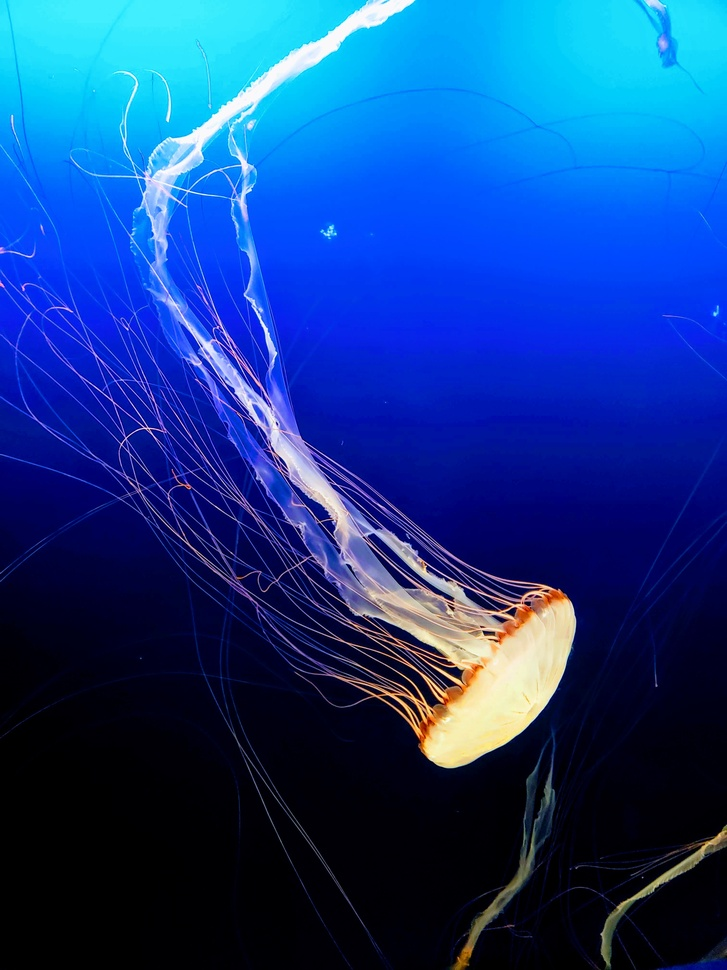
#> input picture 11_imageops/jellyfish.jpg, 727 x 970 px, shrunk from 3024 x 4032 before the run
$ python apply_solarize.py
#> lines starting #> are read from the running program, lines starting #| are printed output that depends on the picture
# apply_solarize.py

from PIL import Image, ImageOps


def solarize(image_path, output_path, threshold=128):
#> called with image_path = 'jellyfish.jpg', output_path = 'jelly_solarize.jpg', threshold = 128
    image = Image.open(image_path)
#> image is the input picture: PIL image 727x970 RGB; mean R, G, B 19.5, 61.9, 136.8
    converted_image = ImageOps.solarize(image, threshold=threshold)
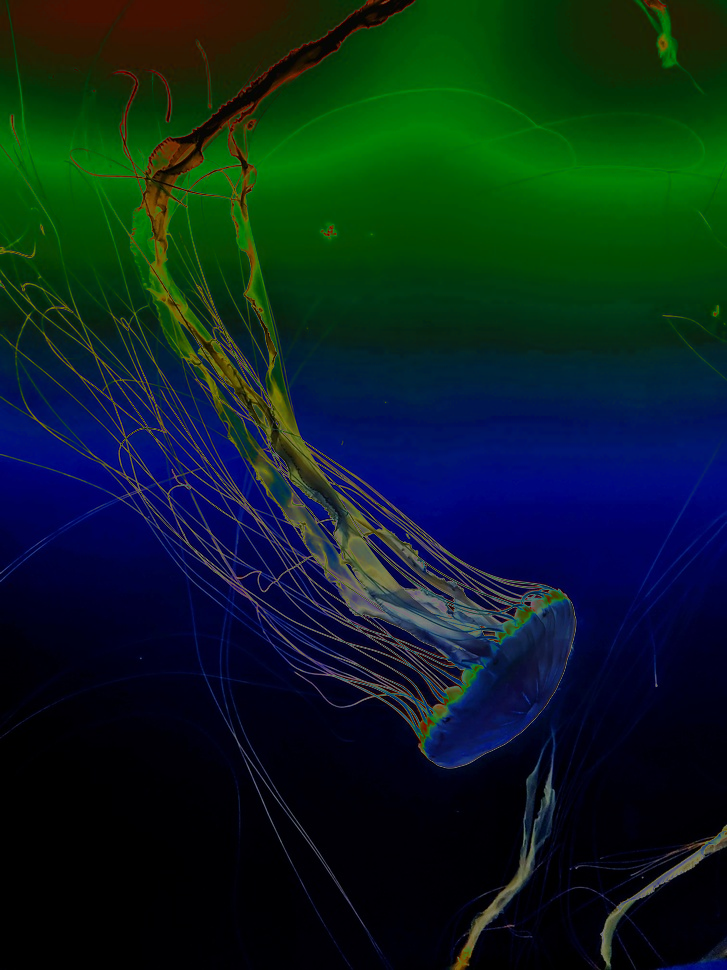
#> converted_image: PIL image 727x970 RGB; mean R, G, B 9.9, 33.5, 32.4
    converted_image.save(output_path)


if __name__ == "__main__":
    solarize("jellyfish.jpg", "jelly_solarize.jpg")

$ run again, with 11_imageops/flower_border.jpg copied over 11_imageops/jellyfish.jpg
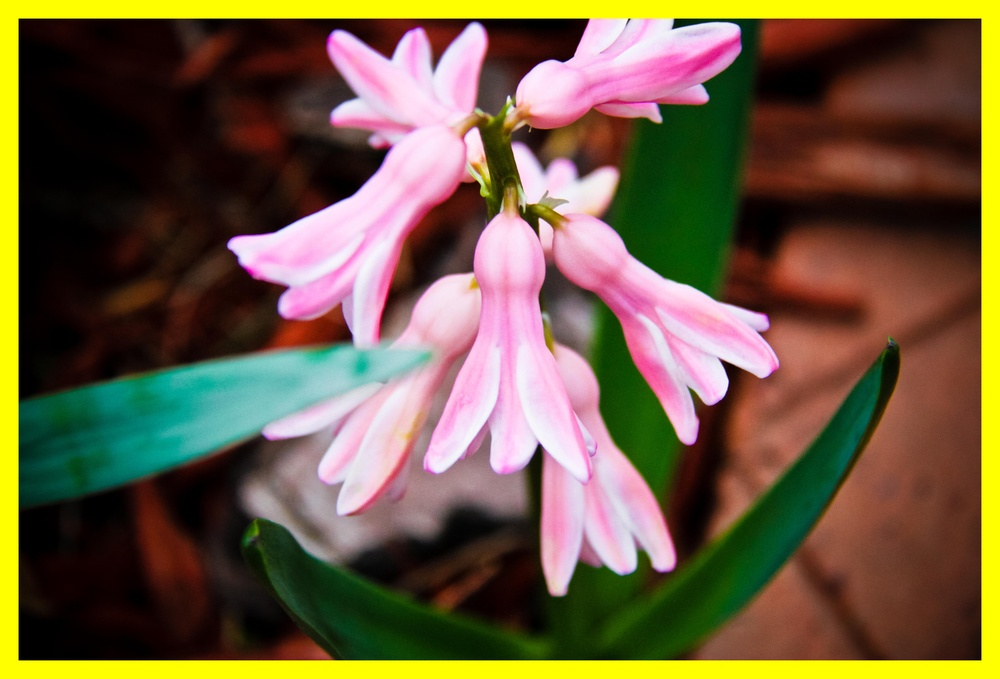
#> input picture 11_imageops/flower_border.jpg, 1000 x 679 px, shrunk from 5384 x 3656 before the run
#> in solarize, image is the input picture: PIL image 1000x679 RGB; mean R, G, B 111.1, 92.9, 65.3
#> in solarize, `converted_image = ImageOps.solarize(image, threshold=threshold)`:
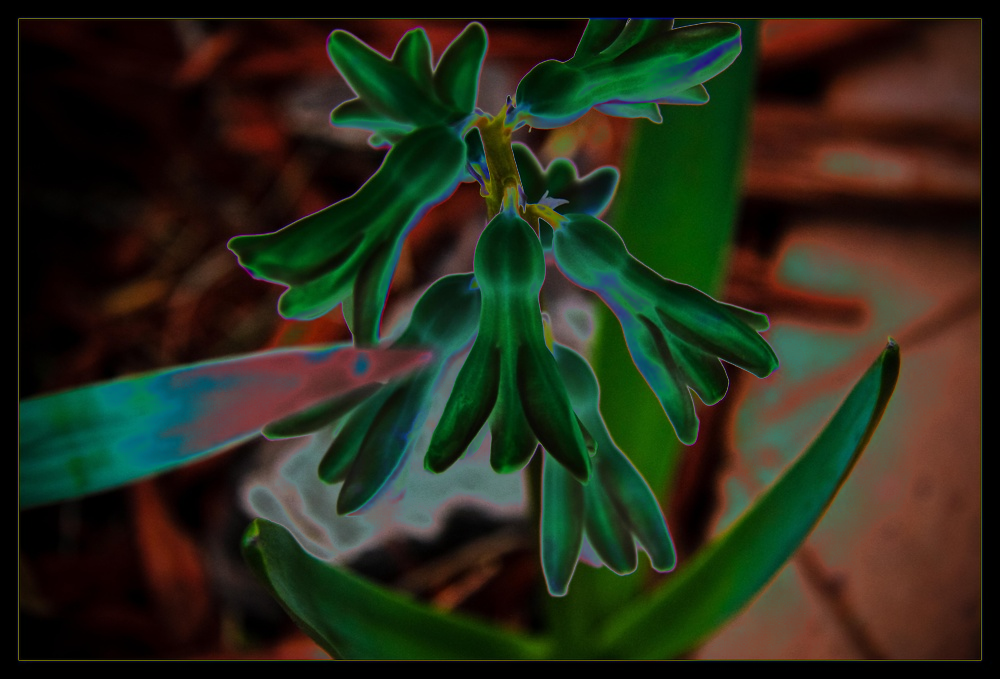
#> converted_image: PIL image 1000x679 RGB; mean R, G, B 40, 43.3, 26.6
